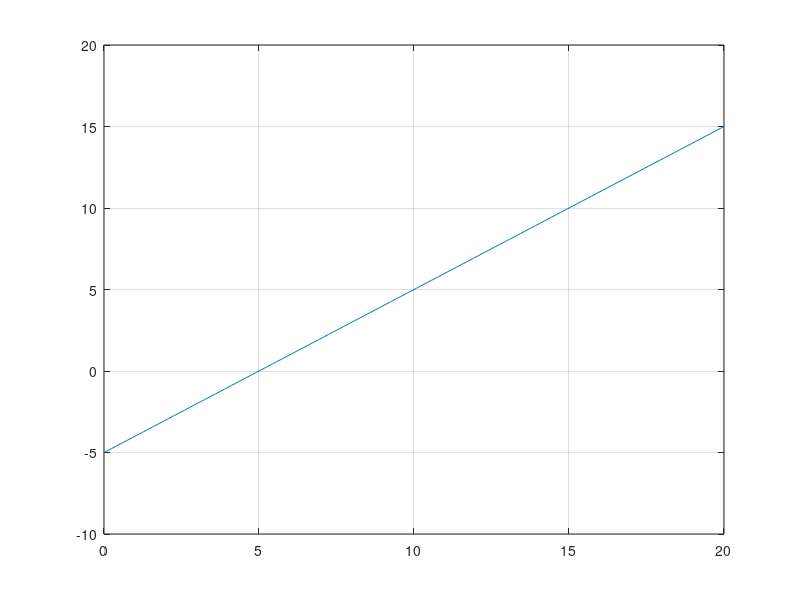
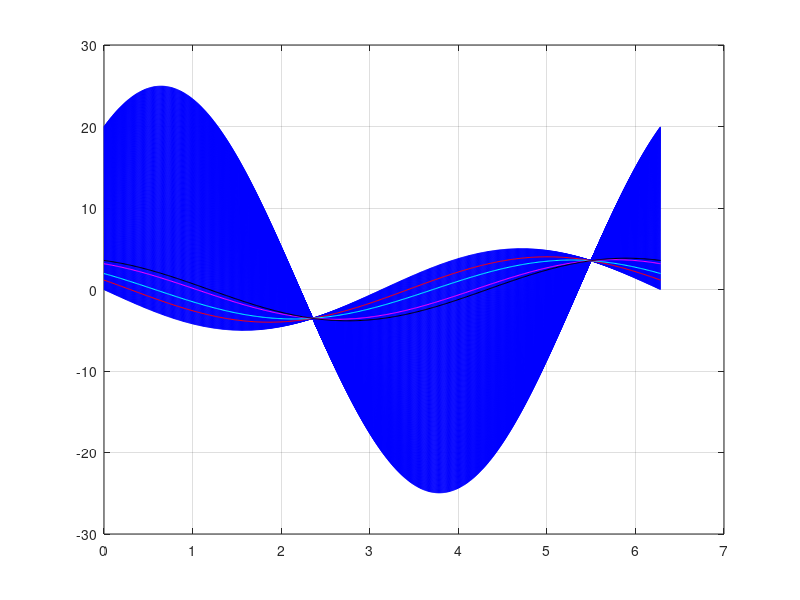
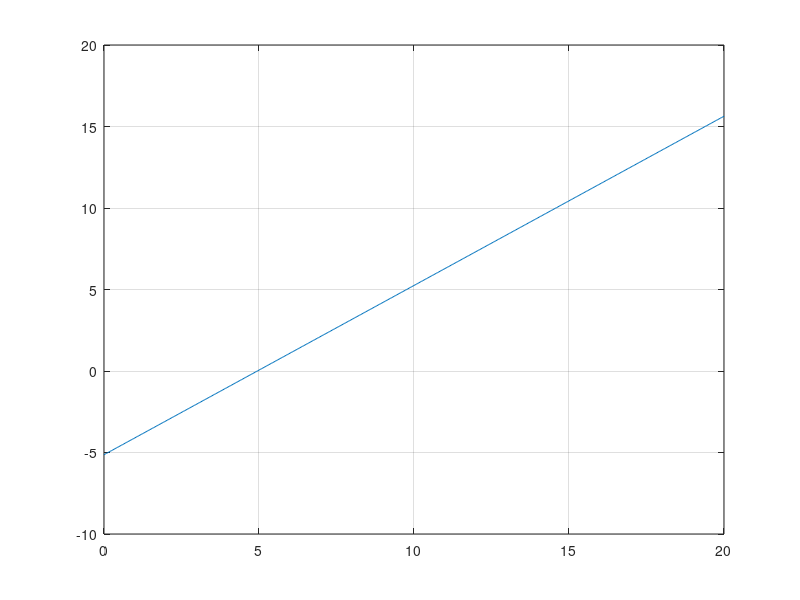

Here is the MATLAB script that generated these plots, in order:
% ahtteo_04 [script]

% Transformada de Hough usando Hessian Normal Form (HNF)
% pag 357 do livro do Burger & Burger Digital Image Processing

clc, clear, close all

x=0:20/500:20;
m=1;
n=-5; %interseption
y=m.*x+n;
figure, plot(x, y); grid on
ylim([-10 20])
xlim([0 20])

theta=0:2*pi/500:2*pi;
figure,
for i=1:1:500
    r=x(i).*cos(theta)+y(i).*sin(theta);
    plot(theta, r, Color='b'); grid on, hold on
end

r=x(30).*cos(theta)+y(30).*sin(theta);
plot(theta, r, Color='r');

r=x(50).*cos(theta)+y(50).*sin(theta);
plot(theta, r, Color='c');

r=x(80).*cos(theta)+y(80).*sin(theta);
plot(theta, r, Color='m');

r=x(90).*cos(theta)+y(90).*sin(theta);
plot(theta, r, Color='k');

% prova dos nove: traçar a reta com os valores de r e theta do parameter
% space e verificar se é igual a reta inicial.
theta_ht=2.37504;
r=-3.56316;
yr= ( r - x*cos(theta_ht) ) / ( sin(theta_ht) );

figure, plot(x,yr); grid on;
ylim([-10 20])
xlim([0 20])
